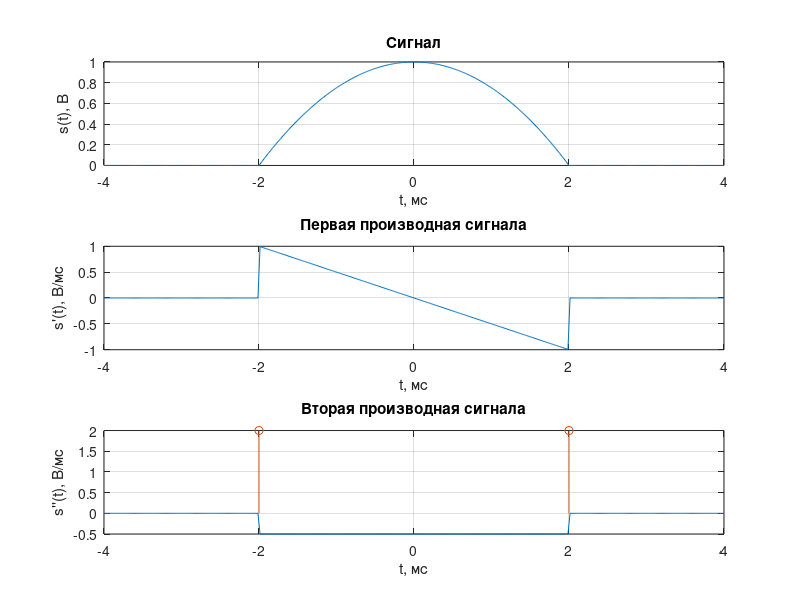
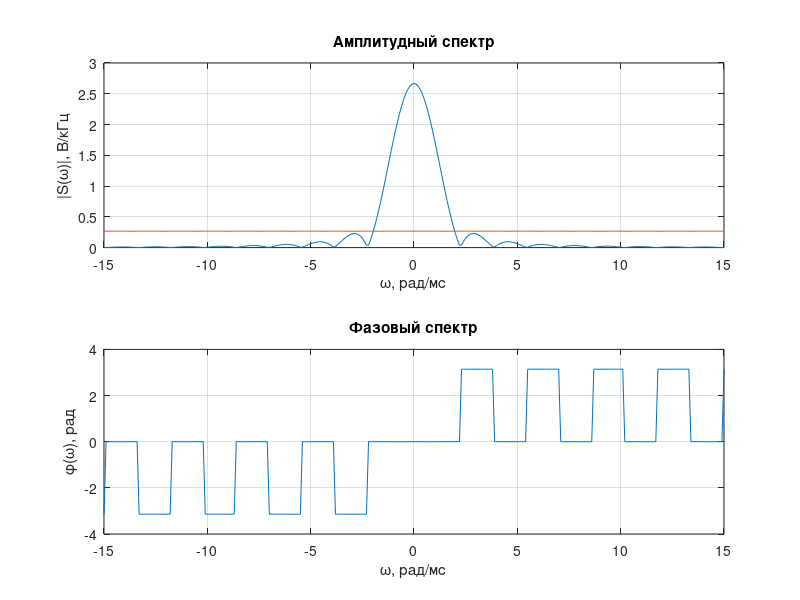
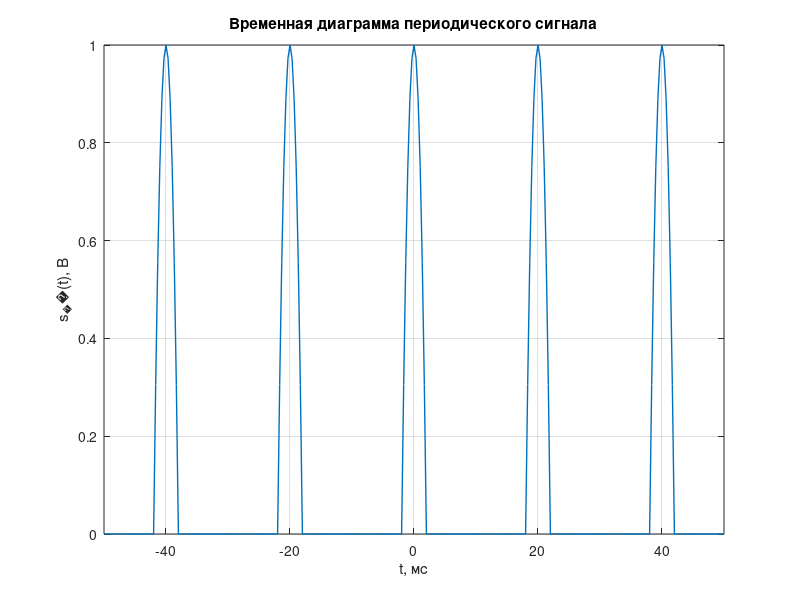
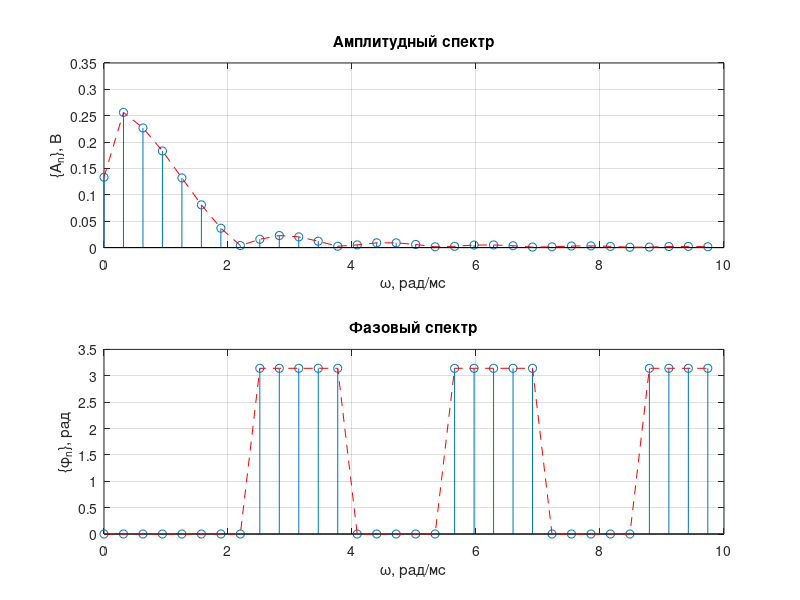

The MATLAB source for these figures, in order:
function KursWorkGraphBuilder()

%% Графопостроитель для курсовой работы по <Разработка и эксплуатация радиотелеметрических систем>
t1 = 2 / 1000; % t1 из задания

tPulse = 2 * t1; % Длительность импульса (тау импульса)
accuracyOfGraphs = 300; % Точность графиков (чем больше число, тем дольше построение и плавнее графики)

%% 1 пункт
% Впишите свои формулы в
% $s(t)$ - "signalGeneralForm" - Формула сигнала
% $s'(t)$ - "firstDerivative" - Формула первой производной сигнала
% $s''(t)$ - "secondDerivative" - Формула второй производной сигнала
% $S(\omega)$ - "spectralDensityOfSignal" - Формула спектра сигнала

% Сигнал и производные
isPlotFirstDerivative = true; % Строить графки первой производной ?
isPlotSecondDerivative = true; % Строить графки второй производной ?
numberCharts = 1 + isPlotFirstDerivative + isPlotSecondDerivative;
figure
x = (-tPulse:tPulse / accuracyOfGraphs:tPulse) * 1000;
y = zeros(numberCharts, length(x));
subplot(numberCharts, 1, 1)
for i = 1:length(x)
    t = x(i) / 1000;
    y(1, i) = signalGeneralForm(t, tPulse);

    if (isPlotFirstDerivative)
        y(1 + isPlotFirstDerivative, i) = firstDerivative(t, tPulse); % s'(t) - формула первой производной
    end

    if (isPlotSecondDerivative)
        y(1 + isPlotFirstDerivative + isPlotSecondDerivative, i) = secondDerivative(t, tPulse); % s''(t) - формула второй производной
    end
end

if (numberCharts >= 1)
    plot(x, y(1, :))
    grid;
    xlabel('t, мс');
    ylabel('s(t), В');
    title('Сигнал');
    xlim([x(1), x(end)]);
end

if (numberCharts >= 2)
    subplot(numberCharts, 1, 1 + isPlotFirstDerivative);
    plot(x, y(1 + isPlotFirstDerivative, :))
    grid;
    xlabel('t, мс');
    ylabel("s'(t), В/мс");
    title('Первая производная сигнала');
    xlim([x(1), x(end)]);
end

if (numberCharts >= 3)
    subplot(numberCharts, 1, 1 + isPlotFirstDerivative + isPlotSecondDerivative);
    plot(x, y(1 + isPlotFirstDerivative + isPlotSecondDerivative, :))
    % Начало блока кода для добавления дельта функций в конкретных точках
    line([2, 2], [0, 2]);
    line(2, 2, 'marker', 'o');
    line([-2, -2], [0, 2]);
    line(-2, 2, 'marker', 'o');
    % Конец блока кода для добавления дельта функций
    grid;
    xlabel('t, мс');
    ylabel("s''(t), В/мс");
    title('Вторая производная сигнала');
    xlim([x(1), x(end)]);
end

clear x y
clear numberCharts isPlotFirstDerivative isPlotSecondDerivative t i
% Спектры
distToLeftAndRightSpectrBoundaries = abs(15);
figure
x = -distToLeftAndRightSpectrBoundaries:distToLeftAndRightSpectrBoundaries * 2 / accuracyOfGraphs:distToLeftAndRightSpectrBoundaries;
y = zeros(2, length(x));
onePercentOfMax = amplitudeSpectrumOfSignal(0, tPulse) * 0.1; % 1% от максимума амплитудного спектра
for i = 1:length(x)
    w = x(i) * 1000;
    y(1, i) = 1000 * amplitudeSpectrumOfSignal(w, tPulse); % Формула амплитудного спектра
    y(2, i) = 1000 * onePercentOfMax; % Линия 1% от максимума
    y(3, i) = spectralPhaseOfSignal(w, tPulse); % Формула фазового спектра
end

subplot(2, 1, 1);
plot(x, y(1:2, :))
grid;
xlabel('\omega, рад/мс');
ylabel('|S(\omega)|, В/кГц');
title('Амплитудный спектр');

subplot(2, 1, 2);
plot(x, y(3, :))
grid;
xlabel('\omega, рад/мс');
ylabel('\phi(\omega), рад');
title('Фазовый спектр');

dw = calcDw(tPulse); % Ширина спектра вычисляется по графику из 1 пункта

disp('Автоматическое вычисление ширины спектра может работать неверно особенно для кодированного сигнала.')
disp(['Автоматически вычисленная ширина спектра: ', num2str(dw), ' рад/мс'])

isSpectrumWidthWasDeterminedIncorrectly = false; % Заменит автоматически определенную ширину спектра?
if isSpectrumWidthWasDeterminedIncorrectly
    dw = 8; % Ширина спектра
end

clear x y
clear onePercentOfMax w t i isSpectrumWidthWasDeterminedIncorrectly distToLeftAndRightSpectrBoundaries

%% 2 пункт
% Дополните формулу $s(t)$ - "signalGeneralForm" - Формула для получения периодического сигнала
% Cигнал

Q = 5; % Скважность
T = Q * tPulse;
NumberPulses = 5;
figure
x = (-T * NumberPulses / 2:T * NumberPulses / accuracyOfGraphs:T * NumberPulses / 2) * 10^3; % Подсчет сколько нужно места для отображения всех имульсов
y = zeros(1, length(x));
for i = 1:length(x)
    t = x(i) / 1000;
    s = 0;
    for n = -floor(NumberPulses / 2):floor(NumberPulses / 2)
        s = s + signalGeneralForm(t, tPulse, T, n);
    end
    y(i) = s;
end
plot(x, y, 'LineWidth', 1)
xlim([x(1), x(end)])
grid
xlabel('t, мс');
ylabel('s_п(t), В');
title('Временная диаграмма периодического сигнала');

clear x y
clear onePercentOfMax s i NumberPulses t n

%% Спектры
distToRightSpectrBoundarie = abs(10); % Расстояние до правой границы спектра
figure
w1 = 2 * pi / T; % Частота первой гармоники
x = 0:w1 / 1000:distToRightSpectrBoundarie;
y = zeros(1, length(x));
subplot(2, 1, 1);
xlim([0, distToRightSpectrBoundarie])
for i = 1:length(x)
    w = x(i) * 1000;
    s = 2 / T * amplitudeSpectrumOfSignal(w, tPulse);
    if w == 0
        s = s / 2;
    end
    y(i) = s;
end
stem(x, y)
hold on;
plot(x, y, '--', 'Color', [1, 0, 0])
grid;
xlabel('\omega, рад/мс');
ylabel('\{A_n\}, В');
title('Амплитудный спектр');

subplot(2, 1, 2)
xlim([0, distToRightSpectrBoundarie])
y = zeros(1, length(x));
for i = 1:length(x)
    w = x(i);
    y(i) = spectralPhaseOfSignal(w * 1000, tPulse);
end
stem(x, y)
hold on;
plot(x, y, '--', 'Color', [1, 0, 0])
grid;
xlabel('\omega, рад/мс');
ylabel('\{\phi_n\}, рад');
title('Фазовый спектр');
clear x y
clear s w i distToRightSpectrBoundarie
% Апроксимация
figure
nAccuracys = [10, 25, 50]; % Для каких n требуется построить графики
x = (-T / 2:T / accuracyOfGraphs:T / 2) * 10^3;
y = zeros(length(nAccuracys), length(x));
for i = 1:length(x)
    t = x(i) / 1000;
    s(1:length(nAccuracys)) = 2 / 15;
    for n = 1:max(nAccuracys)
        w = w1 * n;
        sn = 2 / T * amplitudeSpectrumOfSignal(w, tPulse) * cos(w * t + spectralPhaseOfSignal(w, tPulse));
        for j = 1:length(nAccuracys)
            if (nAccuracys(j) >= n)
                s(j) = s(j) + sn;
            end
        end
    end
    y(:, i) = s;
end

for i = 1:length(nAccuracys)
    subplot(length(nAccuracys), 1, i);
    plot(x, y(i, :))
    xlim([x(1), x(end)]);
    grid;
    xlabel('t, мс');
    ylabel('s_п(t), В');
    title(strcat('n=', sprintf('%d', nAccuracys(i))));
end
clear x y
clear i j n t w s sn nAccuracys

%% 3 пункт
RadioPulseCarrierFrequency = dw * 100;
disp(['Несущая частота радиоимпульса: ', num2str(RadioPulseCarrierFrequency), ' рад/мс'])

% Радио сигнал
figure
x = (-T / 2:T / (accuracyOfGraphs * 4):T / 2) * 10^3;
y = zeros(2, length(x));
for i = 1:length(x)
    t = x(i) / 1000;
    signal = signalGeneralForm(t, tPulse);
    y(1, i) = signal * cos(RadioPulseCarrierFrequency * 1000 * t);
    y(2, i) = signal;
end
plot(x, y(1, :))
hold on;
plot(x, y(2, :), '--', 'Color', [1, 0, 0])
plot(x, -y(2, :), '--', 'Color', [1, 0, 0])
grid;
xlim([x(1), x(end)]);
xlabel('t, мс');
ylabel('u(t), В');
title('Временная диаграмма непериодического радиосигнала');
clear x y
clear i t signal
% Спектры
distToLeftAndRightSpectrBoundaries = abs(10); % Расстояние до левой и правой границы спектров
% Положительные частоты
figure
x = ((RadioPulseCarrierFrequency - distToLeftAndRightSpectrBoundaries):distToLeftAndRightSpectrBoundaries * 2 / accuracyOfGraphs:(RadioPulseCarrierFrequency + distToLeftAndRightSpectrBoundaries));
y = zeros(2, length(x));
subplot(2, 1, 1);
for i = 1:length(x)
    w = x(i);
    y(1, i) = 1 / 2 * amplitudeSpectrumOfSignal((w - RadioPulseCarrierFrequency) * 1000, tPulse) * 1000;
    y(2, i) = spectralPhaseOfSignal((w - RadioPulseCarrierFrequency) * 1000, tPulse);
end
plot(x, y(1, :));
grid;
xlabel('\omega, рад/мс');
xlim([x(1), x(end)]);
ylabel('|U(\omega)|, В/кГц');
title('Амплитудный спектр');
subplot(2, 1, 2);
plot(x, y(2, :));
grid;
xlim([x(1), x(end)]);
xlabel('\omega, рад/мс');
ylabel('\phi_U (\omega), рад');
title('Фазовый спектр');
clear x y
clear i t w
% Отрицательные частоты
figure
x = ((-RadioPulseCarrierFrequency - distToLeftAndRightSpectrBoundaries):distToLeftAndRightSpectrBoundaries * 2 / accuracyOfGraphs:(-RadioPulseCarrierFrequency + distToLeftAndRightSpectrBoundaries));
y = zeros(2, length(x));
subplot(2, 1, 1);
for i = 1:length(x)
    w = x(i);
    y(1, i) = 1 / 2 * amplitudeSpectrumOfSignal((w + RadioPulseCarrierFrequency) * 1000, tPulse) * 1000;
    y(2, i) = spectralPhaseOfSignal((w + RadioPulseCarrierFrequency) * 1000, tPulse);
end
plot(x, y(1, :))
grid;
xlim([x(1), x(end)]);
xlabel('\omega, рад/мс');
ylabel('|U(\omega)|, В/кГц');
title('Амплитудный спектр');
subplot(2, 1, 2);
plot(x, y(2, :))
grid;
xlim([x(1), x(end)]);
xlabel('\omega, рад/мс');
ylabel('\phi_U (\omega), рад');
title('Фазовый спектр');
clear x y
clear i t w distToLeftAndRightSpectrBoundaries

%% 4 пункт
% Сигнал
figure
NumberPulses = 5;
x = (-T * NumberPulses / 2:T / (accuracyOfGraphs * 4):T * NumberPulses / 2) * 10^3;
y = zeros(2, length(x));
for i = 1:length(x)
    t = x(i) / 1000;
    s = zeros(1, 2);
    for n = -floor(NumberPulses / 2):floor(NumberPulses / 2)
        signal = signalGeneralForm(t, tPulse, T, n);
        s(1) = s(1) + signal * cos(RadioPulseCarrierFrequency * 1000 * t);
        s(2) = s(2) + signal;
    end
    y(:, i) = s;
end

plot(x, y(1, :))
hold on;
grid;
plot(x, y(2, :), '--', 'Color', [1, 0, 0])
plot(x, -y(2, :), '--', 'Color', [1, 0, 0])
xlim([x(1), x(end)]);
xlabel('t, мс');
ylabel('u_п(t), В');
title('Временная диаграмма периодического радиосигнала');
clear x y
clear i n t s signal
% Спектры
distToLeftAndRightSpectrBoundaries = abs(10); % Расстояние до левой и правой границы спектров
figure
x = [fliplr(-1 * (0:w1 / 1000:distToLeftAndRightSpectrBoundaries)) + RadioPulseCarrierFrequency, (0:w1 / 1000:distToLeftAndRightSpectrBoundaries) + RadioPulseCarrierFrequency];
y = zeros(2, length(x));
subplot(2, 1, 1)
for i = 1:length(x)
    w = (x(i) - RadioPulseCarrierFrequency) * 1000;
    y(1, i) = 1 / T * amplitudeSpectrumOfSignal(w, tPulse);
    y(2, i) = spectralPhaseOfSignal(w, tPulse);
end
hold on
stem(x, y(1, :));
plot(x, y(1, :), '--', 'Color', [1, 0, 0]);
xlim([x(1), x(end)]);
grid;
xlabel('\omega, рад/мс');
ylabel('\{V_n\}_{n=\infty}^{+\infty}, В', 'FontSize', 10);
title('Амплитудный спектр');

subplot(2, 1, 2);
hold on;
stem(x, y(2, :))
plot(x, y(2, :), '--', 'Color', [1, 0, 0])
xlim([x(1), x(end)]);
grid;
xlabel('\omega, рад/мс');
ylabel('\{\phi_n\}_{n=\infty}^{+\infty}', 'FontSize', 10);
title('Фазовый спектр');
clear x y
clear i signal w

%% 5 пункт
% Впишите свои формулы в $R(t)$ - "rFormula"
% Сигнал + смещенный сигнал
figure
x = (-tPulse:tPulse / accuracyOfGraphs:tPulse * 1.5) * 10^3;
y = zeros(2, length(x));
for i = 1:length(x)
    t = x(i) / 1000;
    y(1, i) = signalGeneralForm(t, tPulse);
    y(2, i) = signalGeneralForm(t - tPulse / 2, tPulse);
end
plot(x, y(1, :))
grid
hold on
plot(x, y(2, :), '--', 'Color', [1, 0, 0])
xlabel('\tau, мс');
ylabel('В');
set(gca, 'XTick', [])
legend({'S_1(t)', 'S_2(t-\tau)'}, 'Location', 'northwest')
title('К расчету АКФ');
% АКФ сигнала
figure
x = (-tPulse:2 * tPulse / accuracyOfGraphs:tPulse) * 1000;
y = zeros(1, length(x));
for i = 1:length(x)
    t = x(i) / 1000;
    y(i) = 1000 * rFormula(t, tPulse);
end
plot(x, y)
grid;
xlabel('\tau, мс');
ylabel('R(\tau), мДж');
title('АКФ заданного сигнала');
xlim([x(1), x(end)]);
% АКФ радиоимпульса
figure
x = (-tPulse:2 * tPulse / accuracyOfGraphs:tPulse) * 1000;
y = zeros(2, length(x));
for i = 1:length(x)
    t = x(i) / 1000;
    y(1, i) = 1 / 2 * 1000 * rFormula(t, tPulse) * cos(RadioPulseCarrierFrequency * 1000 * t);
    y(2, i) = 1 / 2 * 1000 * rFormula(t, tPulse);
end
hold on;
plot(x, y(1, :))
grid;
plot(x, y(2, :), '--', 'Color', [1, 0, 0])
plot(x, -y(2, :), '--', 'Color', [1, 0, 0])
xlabel('\tau, мс');
ylabel('R_u(\tau), мДж');
title('АКФ радиоимпульса');
xlim([x(1), x(end)]);

%% 6 пункт

tau = 10 * t1; % тау в цепи
H0 = 0.5;
Hinf = 0;
distToLeftAndRightBoundaries = 0.5;

% АЧХ и ФЧХ
figure
x = (-distToLeftAndRightBoundaries:distToLeftAndRightBoundaries / accuracyOfGraphs:distToLeftAndRightBoundaries);
y = zeros(2, length(x));
for i = 1:length(x)
    w = x(i) * 1000;

    prefCalcExp = (w * tau)^2;
    y(1, i) = sqrt((H0^2 + Hinf^2 * prefCalcExp) / (1 + prefCalcExp));

    prefCalcExp = w * tau;
    y(2, i) = atan(Hinf * prefCalcExp / H0) - atan(prefCalcExp);
end

subplot(2, 1, 1);
plot(x, y(1, :)), grid
xlabel('\omega, рад/мс');
ylabel('|H(\omega)|');
title('АЧХ');


subplot(2, 1, 2);
plot(x, y(2, :)), grid
xlabel('\omega, рад/мс');
ylabel('\phi_H(\omega), рад');
title('ФЧХ');

clear x y distToLeftAndRightBoundaries
% ИХ, ПХ, g1

distToRightBoundary = 5 * tau * 1000;

figure
x = (0:distToRightBoundary / accuracyOfGraphs:distToRightBoundary);
y = zeros(3, length(x));

for i = 1:length(x)
    t = x(i) / 1000;

    prefCalcExp = exp(-t / tau);

    y(1, i) = (H0 - Hinf) * prefCalcExp / tau;

    y(2, i) = (Hinf + (H0 - Hinf) * (1 - prefCalcExp));

    y(3, i) = (H0 * t - (H0 - Hinf) * tau * (1 - prefCalcExp)) * 1000;
end

subplot(3, 1, 1);
plot(x, y(1, :)), grid
% Начало блока кода для добавления дельта функций в конкретных точках для
% ИХ
% line([2, 2], [0, 40]);
% line(2, 40, 'marker', 'o');
% Конец блока кода для добавления дельта функций
xlabel('h(t), мс^-1');
ylabel('t, мс');
title('ИХ');
xlim([x(1), x(end)]);

subplot(3, 1, 2);
plot(x, y(2, :)), grid
% Начало блока кода для добавления дельта функций в конкретных точках для
% ПХ
% line([2, 2], [0, 40]);
% line(2, 40, 'marker', 'o');
% Конец блока кода для добавления дельта функций
xlabel('t, мс');
ylabel('g(t)');
title('ПХ');
xlim([x(1), x(end)]);

subplot(3, 1, 3);
plot(x, y(3, :)), grid
% Начало блока кода для добавления дельта функций в конкретных точках для
% g1
% line([2, 2], [0, 40]);
% line(2, 40, 'marker', 'o');
% Конец блока кода для добавления дельта функций
xlabel('t, мс');
ylabel('g_1(t), мс');
title('g_1');
xlim([x(1), x(end)]);

clear
end

%% Формулы
% Формула для вычисления сигнала
function r = signalGeneralForm(t, tPulse, varargin)
if nargin == 2
    T = 0;
    n = 0;
elseif nargin == 4
    T = varargin{1};
    n = varargin{2};
else
    error('SignalGeneralForm accepts up to 4 input arguments!')
end
if n == 0
    %Формула требуется для подсчета всех пунктов
    r = (1 - (2 * t / tPulse)^2) * rect(t / tPulse); % заданный сигнал математически в общем виде s(t)
else
    %Формула требуется для подсчета пунктов 2 и 4
    r = (1 - (2 * (t - n * T) / tPulse)^2) * rect((t - n * T) / tPulse); % заданный периодический сигнал математически в общем виде s(t)
end
end

% Формула первой производной заданного сигнала
function r = firstDerivative(t, tPulse)
%Формула требуется для подсчета  пунктов  1
r = -8 * t / tPulse^2 * rect(t / tPulse) * 10^-3;
end

% Формула второй производной заданного сигнала
function r = secondDerivative(t, tPulse)
%Формула требуется для подсчета  пунктов  1
r = (-8 / tPulse^2 * rect(t / tPulse)) * 10^-6;
end

% Формула спектральной плотности заданного сигнала
function r = spectralDensityOfSignal(w, tPulse)
%Формула требуется для подсчета  пунктов  1, 2, 3, 4
if w == 0
    r = 2 * tPulse / 3;
else
    r = 8 / (w^2 * tPulse) * (sinc(w * tPulse / 2) - cos(w * tPulse / 2));
end
end

% Формула амплитудного спектра заданного сигнала
function r = amplitudeSpectrumOfSignal(w, tPulse)
%Формула требуется для подсчета  пунктов  1, 2, 3, 4
r = abs(spectralDensityOfSignal(w, tPulse)); % Данная формула уневерсальная для множества варинтов, важможно её не придётся менять
end

% Формула фазового спектра заданного сигнала
function r = spectralPhaseOfSignal(w, tPulse)
%Формула требуется для подсчета  пунктов  1, 2, 3, 4
r = angle(spectralDensityOfSignal(w, tPulse)); % Данная формула уневерсальная для множества варинтов, важможно её не придётся менять
if w < 0
    r = r * -1;
end
end

% Формула АКФ
function r = rFormula(t, tPulse)
%Формула требуется для подсчета пункта 5
r = 8 * tPulse / 15 * (1 - 5 * (t / tPulse)^2 + 5 * (abs(t) / tPulse)^3 - (abs(t) / tPulse)^5) * rect(t / (2 * tPulse));
end

%% Системные функции (не влезай убьет!)
function r = calcDw(tPulse)
previousValue = amplitudeSpectrumOfSignal(0, tPulse);
onePercentOfMax = previousValue * 0.1; % 1% от максимума амплитудного спектра
isConsiderPetal = true;
isIncreasing = false;
for i = (1:2:1000) / 100
    w = i * 1000;
    value = amplitudeSpectrumOfSignal(w, tPulse); % Формула амплитудного спектра
    if isIncreasing ~= (sign(value - previousValue) ~= -1)
        if isIncreasing == false
            if isConsiderPetal
                r = i * 2;
                isConsiderPetal = false;
            else
                return
            end
        end
        isIncreasing = (sign(value - previousValue) ~= -1);
    end
    if value >= onePercentOfMax
        isConsiderPetal = true;
    end
    previousValue = value;
end
r = i;
end

% Мат функции
function r = sinc(x)
if x == 0
    r = 1;
else
    r = sin(x) / x;
end
end

function r = rect(x)
if abs(x) > 0.5
    r = 0;
elseif abs(x) == 0.5
    r = 0.5;
elseif abs(x) < 0.5
    r = 1;
end
end
